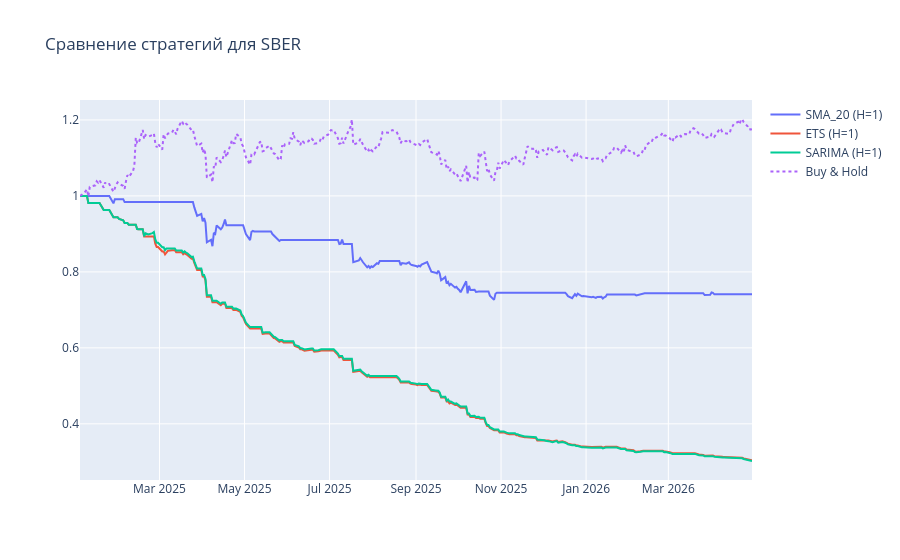

The notebook cell this image was saved under:
### Code cell
asset_name = "SBER"
fig = go.Figure()
# Добавляем модели (H=1)
for model_name in models.keys():
    bt = all_backtests.get((asset_name, model_name, 1))
    if bt is not None:
        fig.add_trace(go.Scatter(x=bt.index, y=bt['equity'],
                                 name=f"{model_name} (H=1)"))
# Buy & Hold
close_series = data[asset_name]
close_series_test = close_series[TEST_START:]
fig.add_trace(go.Scatter(x=close_series_test.index,
                         y=close_series_test / close_series_test.iloc[0],
                         name='Buy & Hold', line=dict(dash='dot')))
fig.update_layout(title=f"Сравнение стратегий для {asset_name}")
fig.show()

### Figure 1 — Plotly figure (JSON) as saved in the notebook; plotly's stock layout.template omitted (floating-point values rounded to 4 significant figures; data arrays with more than 128 entries replaced by an {"elided": "..."} marker saying what was removed)
{"data": [{"name": "SMA_20 (H=1)", "type": "scatter", "x": {"elided": "335 str values"}, "y": {"elided": "335 float values"}}, {"name": "ETS (H=1)", "type": "scatter", "x": {"elided": "335 str values"}, "y": {"elided": "335 float values"}}, {"name": "SARIMA (H=1)", "type": "scatter", "x": {"elided": "335 str values"}, "y": {"elided": "335 float values"}}, {"line": {"dash": "dot"}, "name": "Buy & Hold", "type": "scatter", "x": {"elided": "336 str values"}, "y": {"elided": "336 float values"}}], "layout": {"title": {"text": "Сравнение стратегий для SBER"}}}
